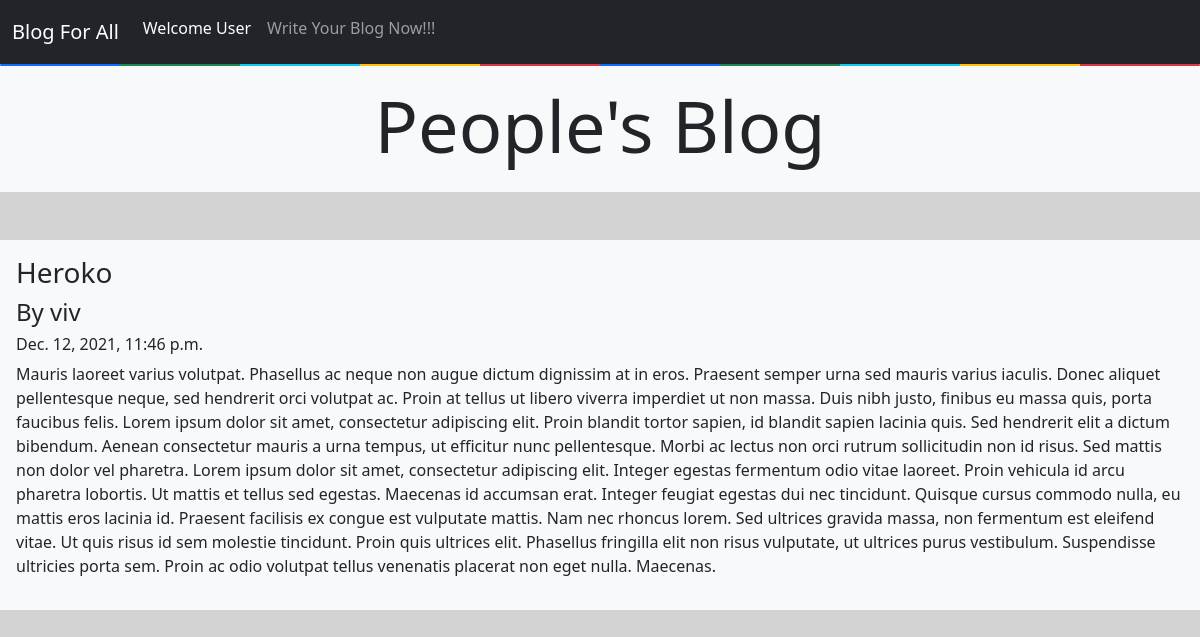
Screenshot of /post/3 with the database file from the repository.
### App/models.py (models this page shows)
class blog_model(models.Model):
    id = models.IntegerField(primary_key=True)
    name = models.CharField(max_length=100, default="")
    blog_title = models.CharField(max_length=100, default="", editable=True)
    content = models.TextField()
    created_at = models.DateTimeField(default=datetime.now, blank=True)

### App/views.py (the view)
# urls.py: path("post/<str:var>", views.post, name="post"),
def post(request, var):
    my_post =  blog_model.objects.get(id = var)
    return render(request, "5_posts.html", {'my_post':my_post})

### templates/5_posts.html (shortened to what this page needs)
{% extends 'base.html' %}
{% block body %}
<div class="container-fluid mt-0 p-0">
  <div class="d-flex justify-content-center bg-light py-3 mb-5">
  <h1 class="display-2"> People's Blog </h1>
  </div>
      <div class="bg-light p-3 mb-3">
      <h3> {{ my_post.blog_title }} </h3>
      <h4> By {{ my_post.name }} </h4>
      <h6> {{ my_post.created_at }} </h6>
      <p>
          {{ my_post.content }}
      </p>
      </div>
</div>
{% endblock body %}

### rows the page displays
blog_model: blog_title "Heroko", name "viv", created_at "Dec. 12, 2021, 11:46 p.m.", content "Mauris laoreet varius volutpat. Phasellus ac neque non augue dictum dignissim at in eros. Praesent semper urna sed mauris varius iaculis. Donec aliquet pellentesque neque, sed hendrerit orci volutpat ac. Proin at tellus ut libero viverra imperdiet ut non massa. Duis nibh justo, finibus eu massa quis, porta faucibus felis. Lorem ipsum dolor sit amet, consectetur adipiscing elit. Proin blandit tortor sapien, id blandit sapien lacinia quis. Sed hendrerit elit a dictum bibendum. Aenean consectetur mauris a urna tempus, ut efficitur nunc pellentesque. Morbi ac lectus non orci rutrum sollicitudin non id risus. Sed mattis non dolor vel pharetra. Lorem ipsum dolor sit amet, consectetur adipiscing…"
